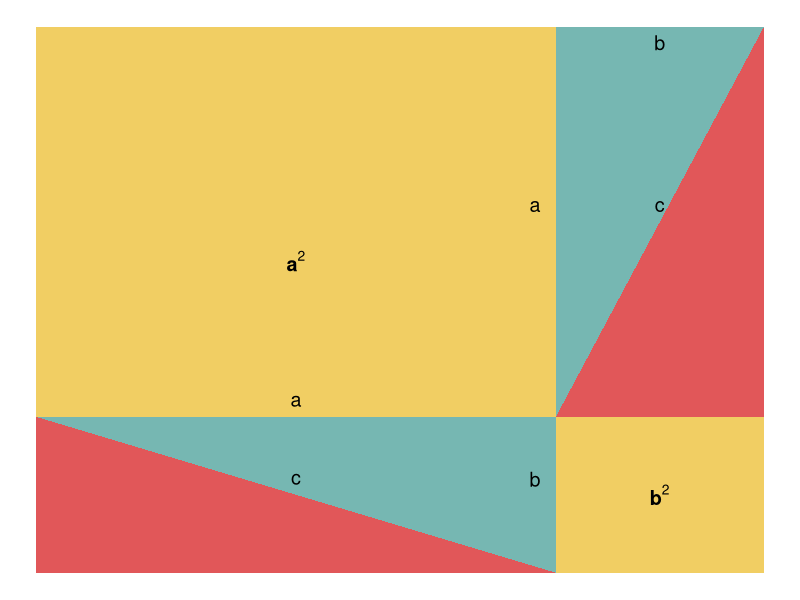
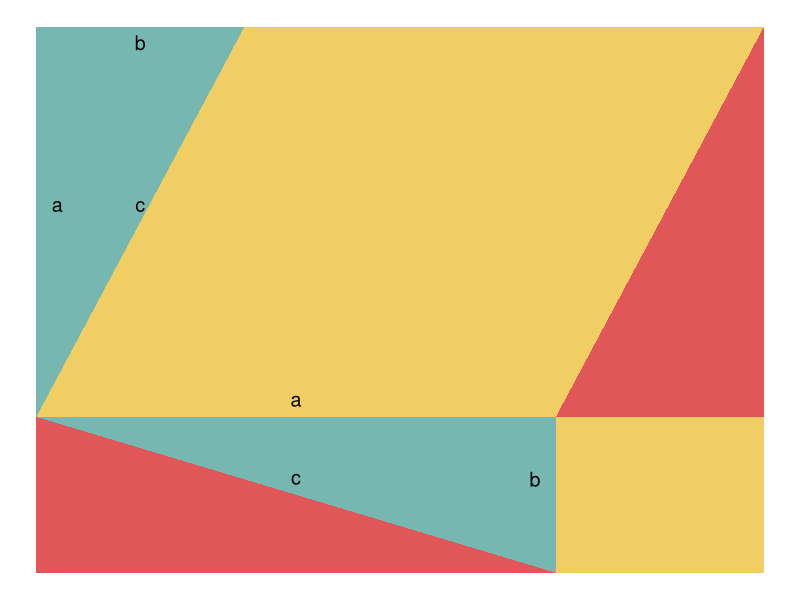
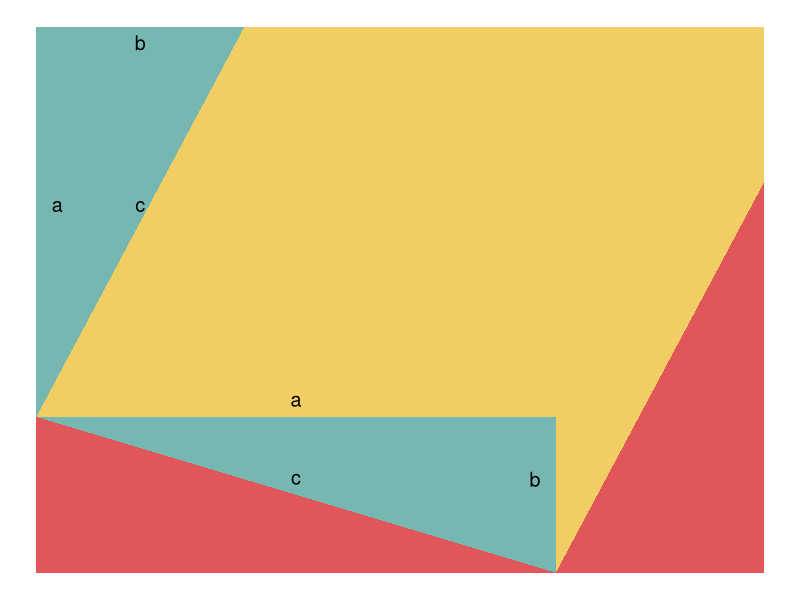
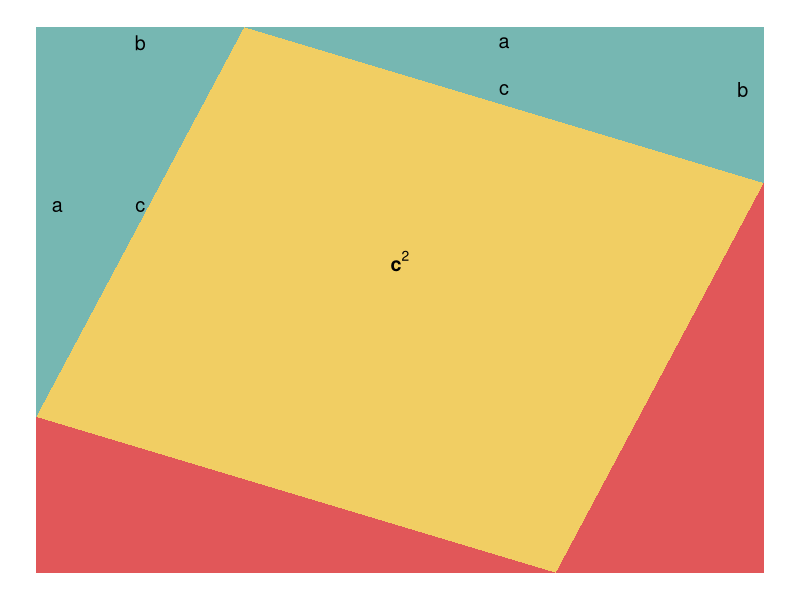

Generate these figures, in order, with R: (Note: this script raises an error after producing the figures.)
#'---
#'title: "Proof Without Words with gganimate"
#'author: "notesofdabbler"
#'date: Apr 26, 2020
#'output: html_document
#'---
#'
#' ## Pythagoras Theorem:
#' According to Pythagoras theorem, $$ a^2 + b^2 = c^2 $$
#' where $a$, $b$, $c$ are sides of a right angled triangle (with $c$ being the side opposite $90^o$ angle)
#' 
#' There was an illustration of the proof of pythogoras theorem in a [video](https://www.youtube.com/watch?v=T2K11eFepcs) from [echalk](http://www.eChalk.co.uk).
#' My goal here is to use [gganimate](https://gganimate.com/index.html) package to produce a similar illustration.
#' 
#'
#'

#+ setup, include=FALSE
knitr::opts_chunk$set(message = FALSE, warning = FALSE)

#+
library(ggplot2)
library(gganimate)
library(ggthemes)
library(dplyr)
library(transformr)

#' I tried to create 4 states following the video. The dataframe for first state
#' and the associated plot is shown below
#'
#+ 
# State - a1
df1 = tibble(x = c(0, 7, 7, 0), y = c(0, 0, 7, 7), type = "sq", 
             xt = c(2.5, 6, NA, NA), yt = c(4, 1, NA, NA), lbl = c("bold(a^2)", "bold(b^2)",NA, NA))
df2 = tibble(x = c(0, 0, 5), y = c(0, 2, 0), type = "tr1")
df3 = tibble(x = c(0, 5, 5), y = c(2, 2, 0), type = "tr2",
             xt = c(2.5, 2.5, 4.8), yt = c(1.2, 2.2, 1.2), lbl = c("c", "a", "b"))
df4 = tibble(x = c(5, 7, 7), y = c(2, 2, 7), type = "tr3")
df5 = tibble(x = c(5, 5, 7), y = c(2, 7, 7), type = "tr4",
             xt = c(4.8, 6, 6), yt = c(4.7, 6.8, 4.7), lbl = c("a", "b", "c"))

df_a1 = bind_rows(df1, df2, df3, df4, df5) %>% mutate(state = "a1")

col_list = c("#F1CE63", "#E15759", "#76B7B2", "#E15759", "#76B7B2")
p = ggplot(df_a1) + geom_polygon(aes(x = x, y = y, group = type, fill = type))
p = p + geom_text(aes(x = xt, y = yt, label = lbl), parse = TRUE, size = 5)
p = p + scale_fill_manual(values = col_list) + guides(fill = FALSE)
p = p + theme_void()
p

#' The dataframe for the second state
#' and the associated plot is shown below
#'
#+ 
# State - a2
df1_a = tibble(x = c(0, 7, 7, 0), y = c(0, 0, 7, 7), type = "sq")
df5_a = tibble(x = c(0, 0, 2), y = c(2, 7, 7), type = "tr4",
               xt = c(0.2, 1, 1), yt = c(4.7, 6.8, 4.7), lbl = c("a", "b", "c"))
df_a2 = bind_rows(df1_a, df2, df3, df4, df5_a) %>% mutate(state = "a2")


p = ggplot(df_a2) + geom_polygon(aes(x = x, y = y, group = type, fill = type))
p = p + geom_text(aes(x = xt, y = yt, label = lbl), parse = TRUE, size = 5)
p = p + scale_fill_manual(values = col_list) + guides(fill = FALSE)
p = p + theme_void()
p

#' The dataframe for the third state
#' and the associated plot is shown below
#'
#+
# state - a3
df4_a = tibble(x = c(5, 7, 7), y = c(0, 0, 5), type = "tr3")
df_a3 = bind_rows(df1_a, df2, df3, df4_a, df5_a) %>% mutate(state = "a3")

p = ggplot(df_a3) + geom_polygon(aes(x = x, y = y, group = type, fill = type))
p = p + geom_text(aes(x = xt, y = yt, label = lbl), parse = TRUE, size = 5)
p = p + scale_fill_manual(values = col_list) + guides(fill = FALSE)
p = p + theme_void()
p

#' The dataframe for the fourth state
#' and the associated plot is shown below
#'
#+ 
# state - a4
df1_b = tibble(x = c(0, 7, 7, 0), y = c(0, 0, 7, 7), type = "sq", 
               xt = c(3.5, NA, NA, NA), yt = c(4, NA, NA, NA), lbl = c("bold(c^2)", NA ,NA, NA))
df3_a = tibble(x = c(2, 7, 7), y = c(7, 7, 5), type = "tr2",
               xt = c(4.5, 4.5, 6.8), yt = c(6.2, 6.8, 6.2), lbl = c("c", "a", "b"))
df_a4 = bind_rows(df1_b, df2, df3_a, df4_a, df5_a) %>% mutate(state = "a4")

p = ggplot(df_a4) + geom_polygon(aes(x = x, y = y, group = type, fill = type))
p = p + geom_text(aes(x = xt, y = yt, label = lbl), parse = TRUE, size = 5)
p = p + scale_fill_manual(values = col_list) + guides(fill = FALSE)
p = p + theme_void()
p

#' Now the dataframes for the 4 states are combined into a single dataframe
#' and gganimate is used to transition between states to construct the animation

#+ 
# combining the dataframe into a single dataframe for animation
df = bind_rows(df_a1, df_a2, df_a3, df_a4)

p = ggplot(df) + geom_polygon(aes(x = x, y = y, group = type, fill = type))
p = p + geom_text(aes(x = xt, y = yt, label = lbl), parse = TRUE, size = 5)
p = p + scale_fill_manual(values = col_list) + guides(fill = FALSE)
p = p + theme_void()

anim = p + transition_states(state, transition_length = 1, state_length = 2, wrap = FALSE)
animate(anim, renderer = gifski_renderer("figures/pythagoras_theorem.gif"))
